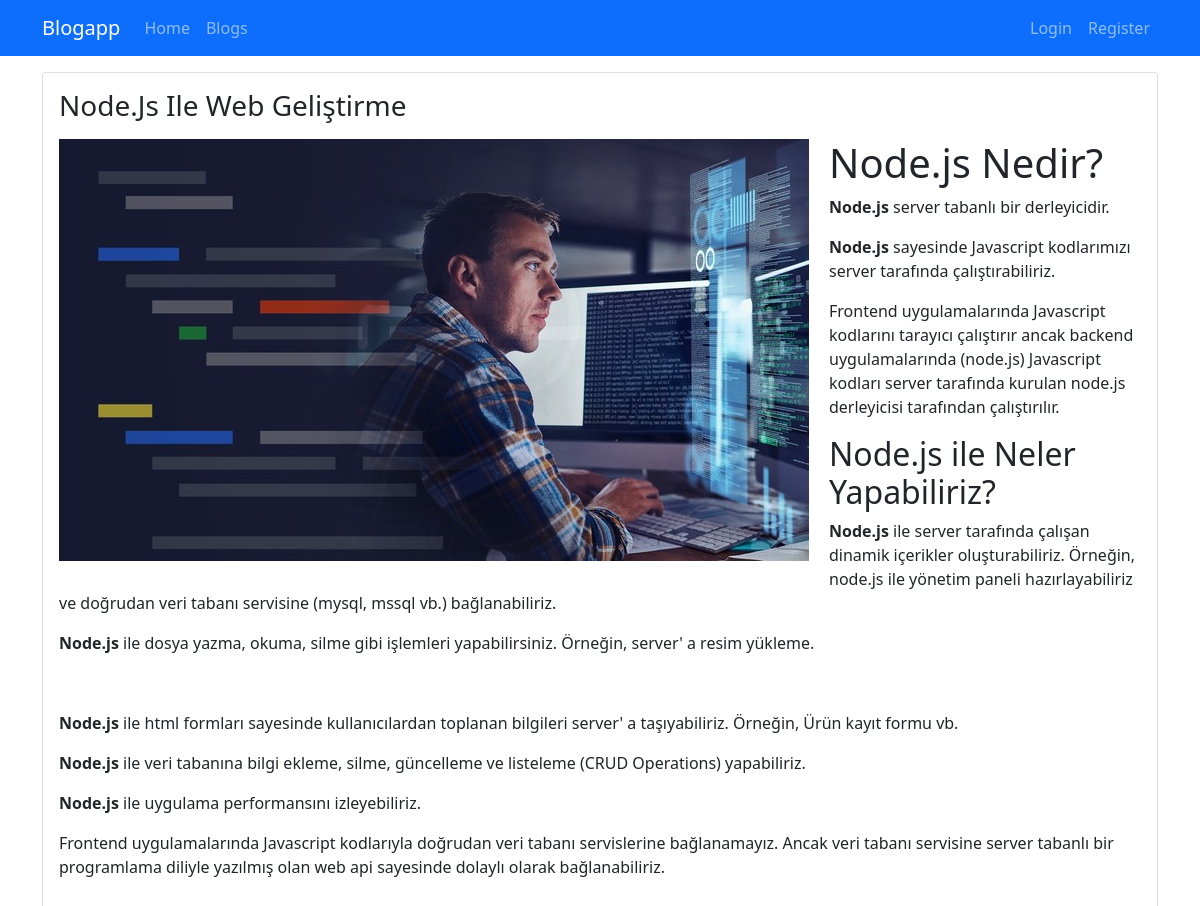
Screenshot of /blogs/nodejs-ile-web-gelistirme with the database file from the repository.
### blog/models.py (models this page shows, shortened)
class Blog(models.Model):
    title = models.CharField(max_length=200)
    image = models.ImageField(upload_to="blogs")
    description = RichTextField()
    is_active = models.BooleanField(default=False)
    is_home = models.BooleanField(default=False)
    slug= models.SlugField(null=False,blank=True, unique=True,db_index=True,editable=False)
    categories = models.ManyToManyField(Category, blank=True)

### blog/views.py (the view)
# urls.py: path("blogs/<slug:slug>", views.blog_details, name="blog_details"),
def blog_details(request, slug):
    blog= Blog.objects.get(slug=slug)
    return render(request, "blog/blog-details.html", {
        "blog":blog
    })

### blog/templates/blog/blog-details.html (shortened to what this page needs)
{% extends "base.html" %}
{% load static %}
{% block content %}
<div class="container mt-3">
    <div class="row">
        <div class="col-12">
            <div class="card mb-3">
                <div class="row">
                    <div class="col-md-12">
                        <div class="card-body">
                            <h1 class="card-title h3 mb-3">
                                    {{ blog.title|title }}
                            </h1>
                            <img src="{{ blog.image.url }}" alt="" class="img-fluid" style="float:left; margin-right:20px;
                            margin-bottom:20px;">
                            <p class="card-text">{{ blog.description |safe}}</p>
                        </div>
                    </div>
                </div>
            </div>
        </div>
    </div>
</div>
{% endblock %}

### rows the page displays
Blog: title "Node.Js Ile Web Geliştirme", image (picture), description "Node.js Nedir? Node.js server tabanlı bir derleyicidir. Node.js sayesinde Javascript kodlarımızı server tarafında çalıştırabiliriz. Frontend uygulamalarında Javascript kodlarını tarayıcı çalıştırır ancak backend uygulamalarında (node.js) Javascript kodları server tarafında kurulan node.js derleyicisi tarafından çalıştırılır. Node.js ile Neler Yapabiliriz? Node.js ile server tarafında çalışan dinamik içerikler oluşturabiliriz. Örneğin, node.js ile yönetim paneli hazırlayabiliriz ve doğrudan veri tabanı servisine (mysql, mssql vb.) bağlanabiliriz. Node.js ile dosya yazma, okuma, silme gibi işlemleri yapabilirsiniz. Örneğin, server' a resim yükleme. Node.js ile html formları sayesinde…"
